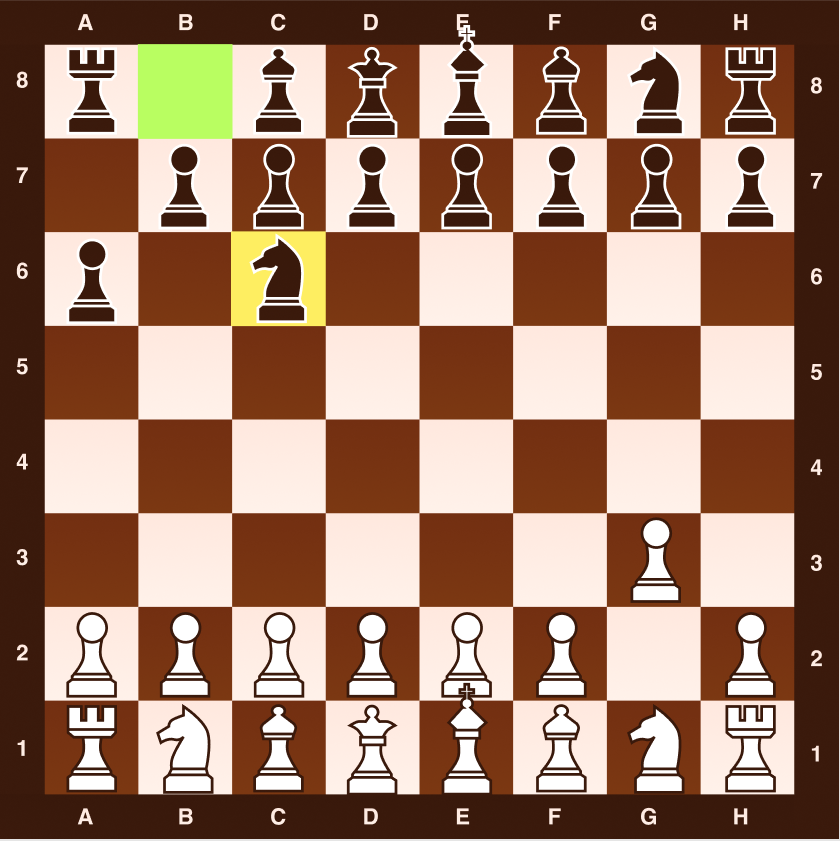
#> input picture code/debug/debug_view/example_images/figma_chess_board_human.PNG, 840 x 841 px; its folder holds only this picture in this run
$ python -i OperationPicture.py   (imports and definitions only)   (Python 2 division)
#> lines starting #> are read from the running program, lines starting #| are printed output that depends on the picture

# Replace this with your robot's IP address

import os
import sys
import time
import numpy as np
import cv2 as cv
from naoqi import ALProxy
from chessReader import *
import math

# [123 lines left out: functions CaptureVue, regardRobot, isRobotWhite, not called in this run]

def submatrix(matrix,x1=None,y1=None,x2=None,y2=None):
    return matrix[x1:x2][y1:y2]

def rgb_mean(image):
    (r,g,b) = cv.split(image)
    return (r.mean(),g.mean(),b.mean())

# [36 lines left out: function showNaoImage, not called in this run]


def ReperageBoard(image):
    filename=get_latest_file("/home/nao/recordings/cameras/")
    img = cv.imread(filename)
    gray = cv.cvtColor(img,cv.COLOR_BGR2GRAY)

    gray = np.float32(gray)
    dst = cv.cornerHarris(gray,2,3,0.04)

    #result is dilated for marking the corners, not important
    dst = cv.dilate(dst,None)

    # Threshold for an optimal value, it may vary depending on the image.
    img[dst>0.01*dst.max()]=[0,0,255]

    cv.imshow('dst',img)
    if cv.waitKey(0) & 0xff == 27:
        cv.destroyAllWindows()

def get_latest_file(directory):
    # Liste tous les fichiers dans le dossier
    files = [os.path.join(directory, f) for f in os.listdir(directory) if os.path.isfile(os.path.join(directory, f))]

    # Verifie s'il y a des fichiers
    if not files:
        return None

    # Recupere le dernier fichier en fonction de la date de modification
    latest_file = max(files, key=os.path.getmtime)
    return latest_file

def diff(image1,image2):
    return cv.max(cv.subtract(image1,image2),cv.subtract(image2,image1))

# [40 lines left out: functions threshold, adaptive_threshold, corners, reshape, filter, not called in this run]

def posterize(matrix,high = 0,low = 255,threshold = 8):
    return np.vectorize((lambda t : high if t > threshold  else low))(matrix)


# This call returns ['/home/nao/recordings/cameras/image_0.jpg', '/home/nao/recordings/cameras/image_1.jpg', '/home/nao/recordings/cameras/image_2.jpg']

>>> import cv2
>>> picture = cv2.imread('../debug/debug_view/example_images/figma_chess_board_human.PNG', cv2.IMREAD_GRAYSCALE)
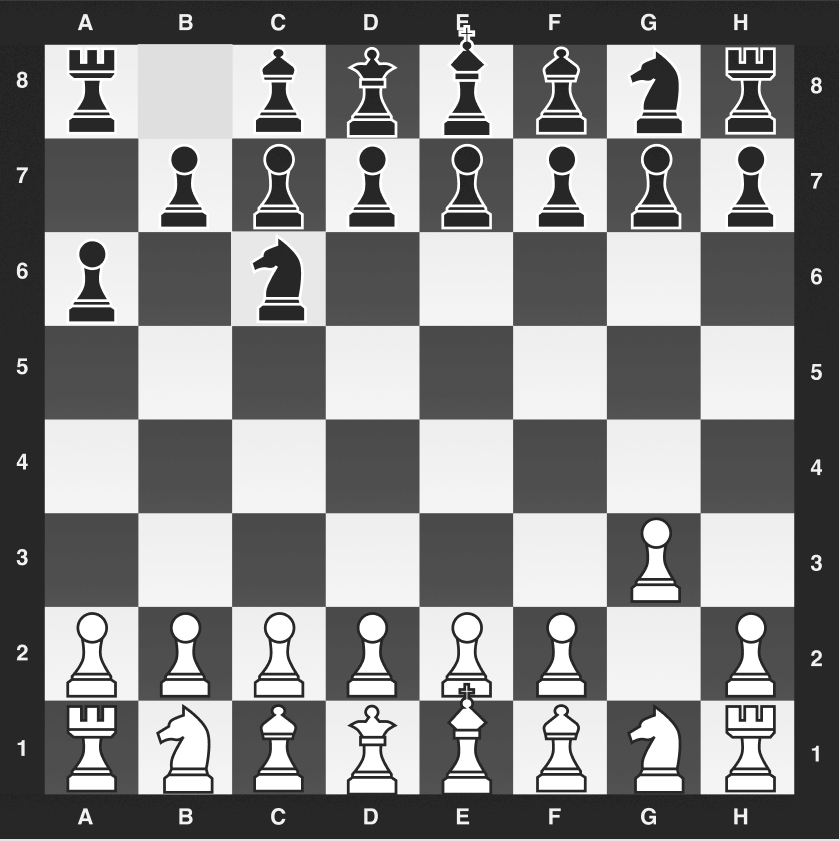
#> picture: shape (841, 840); min 34, max 255, mean 135.6
>>> result = ReperageBoard(picture)
#> (the run stopped early here; a loop or call above may not have finished)

$ run again, on code/debug/debug_view/example_images/figma_chess_board_nao.PNG
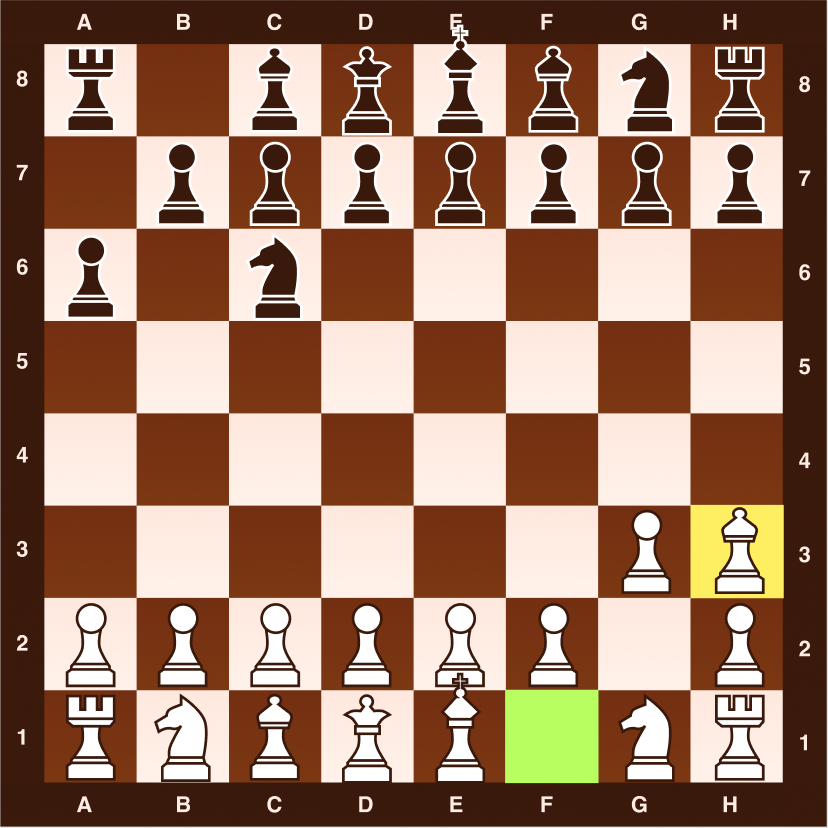
#> input picture code/debug/debug_view/example_images/figma_chess_board_nao.PNG, 828 x 828 px
#> `picture = cv2.imread('../debug/debug_view/example_images/figma_chess_b..`:
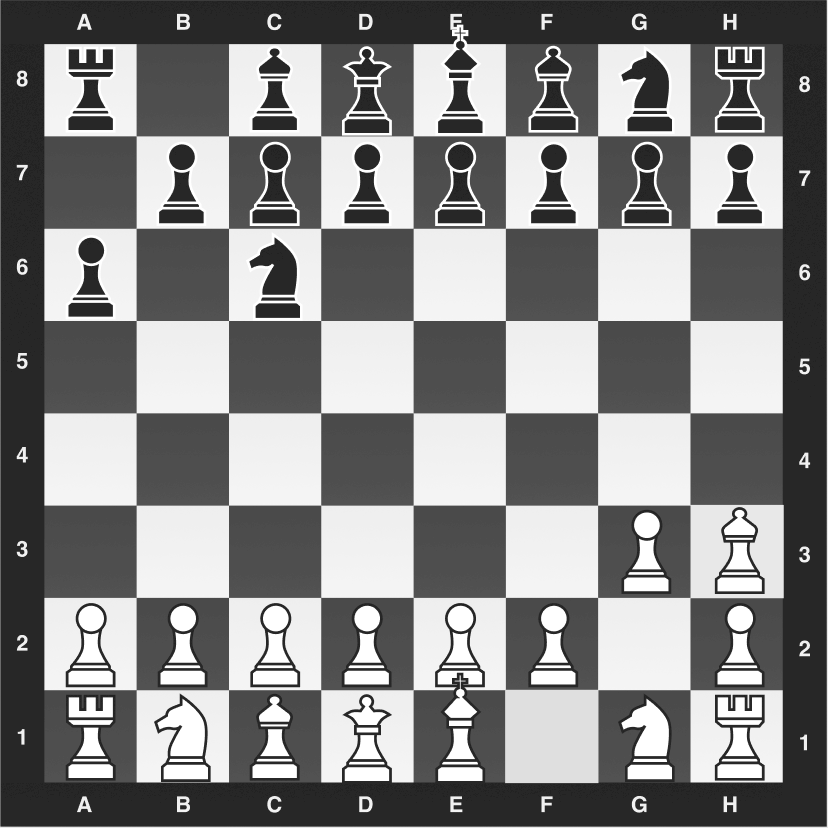
#> picture: shape (828, 828); min 34, max 255, mean 133.5
